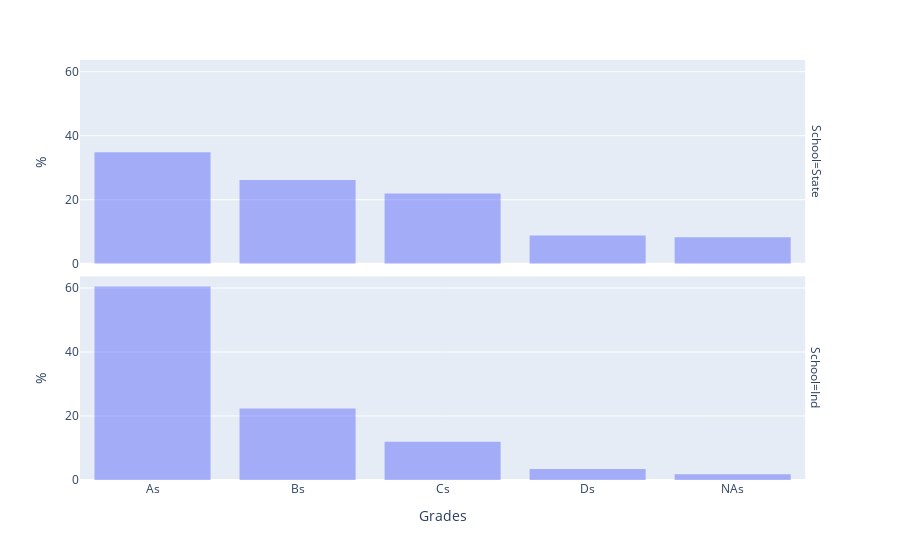

Notebook source saved alongside this figure:
### Code cell
# Drop rows with entries

dfc = dfc[dfc.Grades != 'Entries']

# Plot graph

fig = px.histogram(dfc, x = "Grades", y = "Count", 
              #  color = "Subject",
                histnorm = 'percent',
                barmode = 'overlay',
                facet_row = 'School',
                #width = 1000,
                #height = 1000,
                hover_data = {'School':False, 'Count':False},
                labels = {"Count": "Students"},
                category_orders = {'Grades' : ['Entries', 'As', 'Bs', 'Cs', 'Ds', 'NAs']},
                )

#fig.update_traces(hovertemplate = 'Grade = %{x}, <br>Percentage = %{y:.0f}')

#fig.update_traces(hovertemplate = 'x=%{x}<br>y=%{y}<br>test=%{color:.2f}')

#fig.update_yaxes(title = "%", range = [0,65])
fig.update_yaxes(title = "%")

fig.show()

### Figure 1 — Plotly figure (JSON) as saved in the notebook; plotly's stock layout.template omitted (floating-point values rounded to 4 significant figures; data arrays with more than 128 entries replaced by an {"elided": "..."} marker saying what was removed)
{"data": [{"alignmentgroup": "True", "bingroup": "x", "histfunc": "sum", "histnorm": "percent", "hovertemplate": "Grades=%{x}<br>percent of sum of Students=%{y}<extra></extra>", "legendgroup": "", "marker": {"color": "#636efa", "opacity": 0.5, "pattern": {"shape": ""}}, "name": "", "offsetgroup": "", "orientation": "v", "showlegend": false, "type": "histogram", "x": {"elided": "875 str values"}, "xaxis": "x2", "y": {"elided": "875 int values"}, "yaxis": "y2"}, {"alignmentgroup": "True", "bingroup": "x", "histfunc": "sum", "histnorm": "percent", "hovertemplate": "Grades=%{x}<br>percent of sum of Students=%{y}<extra></extra>", "legendgroup": "", "marker": {"color": "#636efa", "opacity": 0.5, "pattern": {"shape": ""}}, "name": "", "offsetgroup": "", "orientation": "v", "showlegend": false, "type": "histogram", "x": {"elided": "825 str values"}, "xaxis": "x", "y": {"elided": "825 int values"}, "yaxis": "y"}], "layout": {"annotations": [{"font": {}, "showarrow": false, "text": "School=Ind", "textangle": 90, "x": 0.98, "xanchor": "left", "xref": "paper", "y": 0.2425, "yanchor": "middle", "yref": "paper"}, {"font": {}, "showarrow": false, "text": "School=State", "textangle": 90, "x": 0.98, "xanchor": "left", "xref": "paper", "y": 0.7575, "yanchor": "middle", "yref": "paper"}], "barmode": "overlay", "legend": {"tracegroupgap": 0}, "margin": {"t": 60}, "xaxis": {"anchor": "y", "categoryarray": ["Entries", "As", "Bs", "Cs", "Ds", "NAs"], "categoryorder": "array", "domain": [0, 0.98], "title": {"text": "Grades"}}, "xaxis2": {"anchor": "y2", "domain": [0, 0.98], "matches": "x", "showticklabels": false}, "yaxis": {"anchor": "x", "domain": [0, 0.485], "title": {"text": "%"}}, "yaxis2": {"anchor": "x2", "domain": [0.515, 1], "matches": "y", "title": {"text": "%"}}}}
